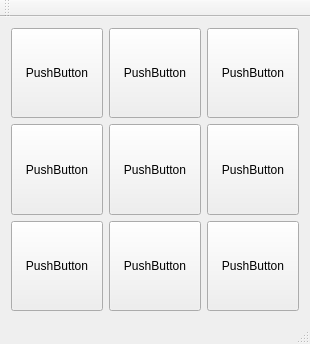
<?xml version="1.0" encoding="UTF-8"?>
<ui version="4.0">
 <class>MainWindow</class>
 <widget class="QMainWindow" name="MainWindow">
  <property name="geometry">
   <rect>
    <x>0</x>
    <y>0</y>
    <width>310</width>
    <height>344</height>
   </rect>
  </property>
  <property name="windowTitle">
   <string>MainWindow</string>
  </property>
  <widget class="QWidget" name="centralWidget">
   <layout class="QGridLayout" name="gridLayout">
    <item row="1" column="0">
     <widget class="QPushButton" name="pushButton_2">
      <property name="sizePolicy">
       <sizepolicy hsizetype="Expanding" vsizetype="Expanding">
        <horstretch>0</horstretch>
        <verstretch>0</verstretch>
       </sizepolicy>
      </property>
      <property name="text">
       <string>PushButton</string>
      </property>
     </widget>
    </item>
    <item row="2" column="0">
     <widget class="QPushButton" name="pushButton_3">
      <property name="sizePolicy">
       <sizepolicy hsizetype="Expanding" vsizetype="Expanding">
        <horstretch>0</horstretch>
        <verstretch>0</verstretch>
       </sizepolicy>
      </property>
      <property name="text">
       <string>PushButton</string>
      </property>
     </widget>
    </item>
    <item row="0" column="0">
     <widget class="QPushButton" name="pushButton">
      <property name="sizePolicy">
       <sizepolicy hsizetype="Expanding" vsizetype="Expanding">
        <horstretch>0</horstretch>
        <verstretch>0</verstretch>
       </sizepolicy>
      </property>
      <property name="text">
       <string>PushButton</string>
      </property>
     </widget>
    </item>
    <item row="0" column="1">
     <widget class="QPushButton" name="pushButton_4">
      <property name="sizePolicy">
       <sizepolicy hsizetype="Expanding" vsizetype="Expanding">
        <horstretch>0</horstretch>
        <verstretch>0</verstretch>
       </sizepolicy>
      </property>
      <property name="text">
       <string>PushButton</string>
      </property>
     </widget>
    </item>
    <item row="1" column="1">
     <widget class="QPushButton" name="pushButton_5">
      <property name="sizePolicy">
       <sizepolicy hsizetype="Expanding" vsizetype="Expanding">
        <horstretch>0</horstretch>
        <verstretch>0</verstretch>
       </sizepolicy>
      </property>
      <property name="text">
       <string>PushButton</string>
      </property>
     </widget>
    </item>
    <item row="0" column="2">
     <widget class="QPushButton" name="pushButton_6">
      <property name="sizePolicy">
       <sizepolicy hsizetype="Expanding" vsizetype="Expanding">
        <horstretch>0</horstretch>
        <verstretch>0</verstretch>
       </sizepolicy>
      </property>
      <property name="text">
       <string>PushButton</string>
      </property>
     </widget>
    </item>
    <item row="1" column="2">
     <widget class="QPushButton" name="pushButton_7">
      <property name="sizePolicy">
       <sizepolicy hsizetype="Expanding" vsizetype="Expanding">
        <horstretch>0</horstretch>
        <verstretch>0</verstretch>
       </sizepolicy>
      </property>
      <property name="text">
       <string>PushButton</string>
      </property>
     </widget>
    </item>
    <item row="2" column="1">
     <widget class="QPushButton" name="pushButton_8">
      <property name="sizePolicy">
       <sizepolicy hsizetype="Expanding" vsizetype="Expanding">
        <horstretch>0</horstretch>
        <verstretch>0</verstretch>
       </sizepolicy>
      </property>
      <property name="text">
       <string>PushButton</string>
      </property>
     </widget>
    </item>
    <item row="2" column="2">
     <widget class="QPushButton" name="pushButton_9">
      <property name="sizePolicy">
       <sizepolicy hsizetype="Expanding" vsizetype="Expanding">
        <horstretch>0</horstretch>
        <verstretch>0</verstretch>
       </sizepolicy>
      </property>
      <property name="text">
       <string>PushButton</string>
      </property>
     </widget>
    </item>
   </layout>
  </widget>
  <widget class="QMenuBar" name="menuBar">
   <property name="geometry">
    <rect>
     <x>0</x>
     <y>0</y>
     <width>310</width>
     <height>21</height>
    </rect>
   </property>
  </widget>
  <widget class="QToolBar" name="mainToolBar">
   <attribute name="toolBarArea">
    <enum>TopToolBarArea</enum>
   </attribute>
   <attribute name="toolBarBreak">
    <bool>false</bool>
   </attribute>
  </widget>
  <widget class="QStatusBar" name="statusBar"/>
 </widget>
 <layoutdefault spacing="6" margin="11"/>
 <resources/>
 <connections/>
</ui>
